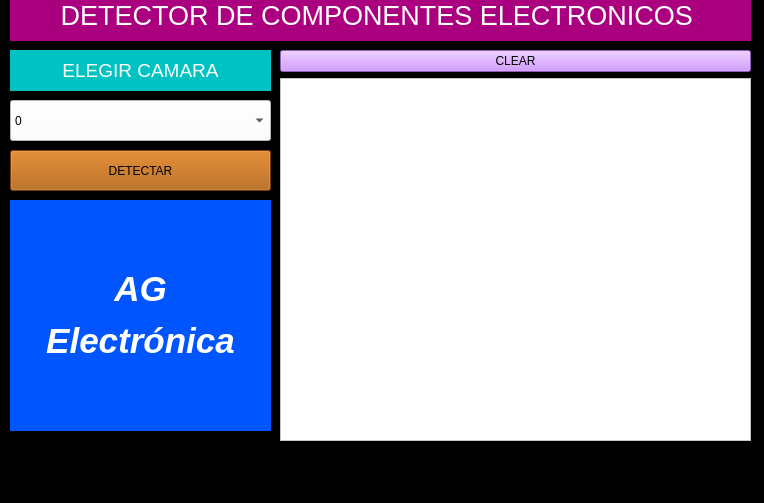
<?xml version="1.0" encoding="UTF-8"?>
<ui version="4.0">
 <class>MainWindow</class>
 <widget class="QMainWindow" name="MainWindow">
  <property name="geometry">
   <rect>
    <x>0</x>
    <y>0</y>
    <width>764</width>
    <height>503</height>
   </rect>
  </property>
  <property name="windowTitle">
   <string>MainWindow</string>
  </property>
  <property name="styleSheet">
   <string notr="true">background-color: rgb(0, 0, 0);</string>
  </property>
  <widget class="QWidget" name="centralwidget">
   <widget class="QPushButton" name="terminar">
    <property name="geometry">
     <rect>
      <x>50</x>
      <y>630</y>
      <width>867</width>
      <height>28</height>
     </rect>
    </property>
    <property name="styleSheet">
     <string notr="true">background-color: rgb(255, 255, 255);</string>
    </property>
    <property name="text">
     <string>TERMINAR</string>
    </property>
   </widget>
   <widget class="QPushButton" name="encender">
    <property name="geometry">
     <rect>
      <x>10</x>
      <y>150</y>
      <width>261</width>
      <height>41</height>
     </rect>
    </property>
    <property name="styleSheet">
     <string notr="true">background-color: rgb(170, 85, 0);</string>
    </property>
    <property name="text">
     <string>DETECTAR</string>
    </property>
    <property name="checkable">
     <bool>false</bool>
    </property>
    <property name="checked">
     <bool>false</bool>
    </property>
   </widget>
   <widget class="QLabel" name="label">
    <property name="geometry">
     <rect>
      <x>10</x>
      <y>50</y>
      <width>261</width>
      <height>41</height>
     </rect>
    </property>
    <property name="styleSheet">
     <string notr="true">background-color: rgb(0, 194, 194);</string>
    </property>
    <property name="text">
     <string>&lt;html&gt;&lt;head/&gt;&lt;body&gt;&lt;p align=&quot;center&quot;&gt;&lt;span style=&quot; font-size:14pt; color:#ffffff;&quot;&gt;ELEGIR CAMARA&lt;/span&gt;&lt;/p&gt;&lt;/body&gt;&lt;/html&gt;</string>
    </property>
   </widget>
   <widget class="QComboBox" name="camara">
    <property name="geometry">
     <rect>
      <x>10</x>
      <y>100</y>
      <width>261</width>
      <height>41</height>
     </rect>
    </property>
    <property name="styleSheet">
     <string notr="true">
background-color: rgb(255, 255, 255);</string>
    </property>
    <item>
     <property name="text">
      <string>0</string>
     </property>
    </item>
    <item>
     <property name="text">
      <string>1</string>
     </property>
    </item>
   </widget>
   <widget class="QLabel" name="label_2">
    <property name="geometry">
     <rect>
      <x>10</x>
      <y>200</y>
      <width>261</width>
      <height>231</height>
     </rect>
    </property>
    <property name="styleSheet">
     <string notr="true">
background-color: rgb(0, 85, 255);</string>
    </property>
    <property name="text">
     <string>&lt;html&gt;&lt;head/&gt;&lt;body&gt;&lt;p align=&quot;center&quot;&gt;&lt;span style=&quot; font-size:26pt; font-weight:600; font-style:italic; color:#ffffff;&quot;&gt;AG&lt;/span&gt;&lt;/p&gt;&lt;p align=&quot;center&quot;&gt;&lt;span style=&quot; font-size:26pt; font-weight:600; font-style:italic; color:#ffffff;&quot;&gt;Electrónica&lt;/span&gt;&lt;/p&gt;&lt;/body&gt;&lt;/html&gt;</string>
    </property>
   </widget>
   <widget class="QLabel" name="label_3">
    <property name="geometry">
     <rect>
      <x>10</x>
      <y>-10</y>
      <width>741</width>
      <height>51</height>
     </rect>
    </property>
    <property name="styleSheet">
     <string notr="true">
background-color: rgb(170, 0, 127);</string>
    </property>
    <property name="text">
     <string>&lt;html&gt;&lt;head/&gt;&lt;body&gt;&lt;p align=&quot;center&quot;&gt;&lt;span style=&quot; font-size:20pt; color:#ffffff;&quot;&gt;DETECTOR DE COMPONENTES ELECTRONICOS &lt;/span&gt;&lt;/p&gt;&lt;/body&gt;&lt;/html&gt;</string>
    </property>
   </widget>
   <widget class="QWidget" name="layoutWidget">
    <property name="geometry">
     <rect>
      <x>280</x>
      <y>50</y>
      <width>471</width>
      <height>391</height>
     </rect>
    </property>
    <layout class="QVBoxLayout" name="verticalLayout">
     <item>
      <widget class="QPushButton" name="pushButton">
       <property name="styleSheet">
        <string notr="true">
background-color: rgb(202, 128, 255);</string>
       </property>
       <property name="text">
        <string>CLEAR</string>
       </property>
      </widget>
     </item>
     <item>
      <widget class="QTextEdit" name="resultado">
       <property name="styleSheet">
        <string notr="true">background-color: rgb(255, 255, 255);
</string>
       </property>
      </widget>
     </item>
    </layout>
   </widget>
  </widget>
  <widget class="QMenuBar" name="menubar">
   <property name="geometry">
    <rect>
     <x>0</x>
     <y>0</y>
     <width>764</width>
     <height>26</height>
    </rect>
   </property>
  </widget>
  <widget class="QStatusBar" name="statusbar"/>
 </widget>
 <resources/>
 <connections>
  <connection>
   <sender>pushButton</sender>
   <signal>clicked()</signal>
   <receiver>resultado</receiver>
   <slot>clear()</slot>
   <hints>
    <hint type="sourcelabel">
     <x>419</x>
     <y>103</y>
    </hint>
    <hint type="destinationlabel">
     <x>303</x>
     <y>162</y>
    </hint>
   </hints>
  </connection>
 </connections>
</ui>
